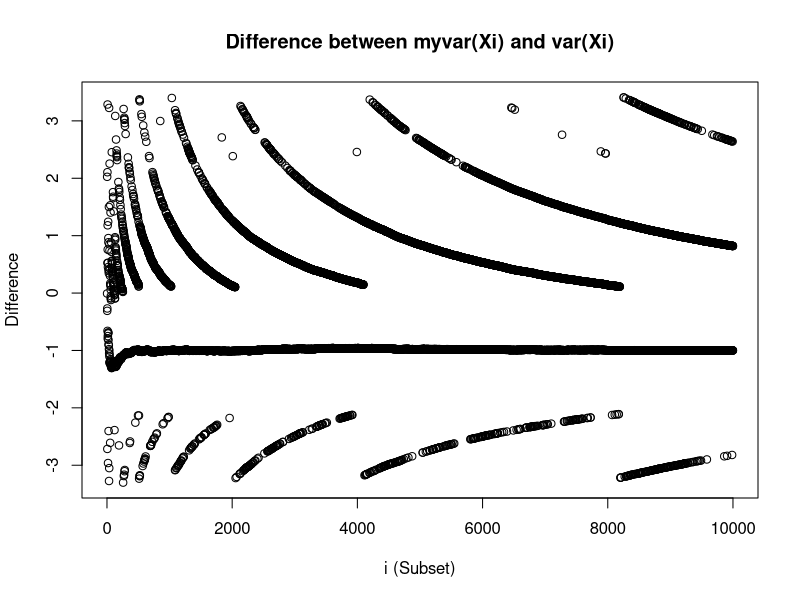
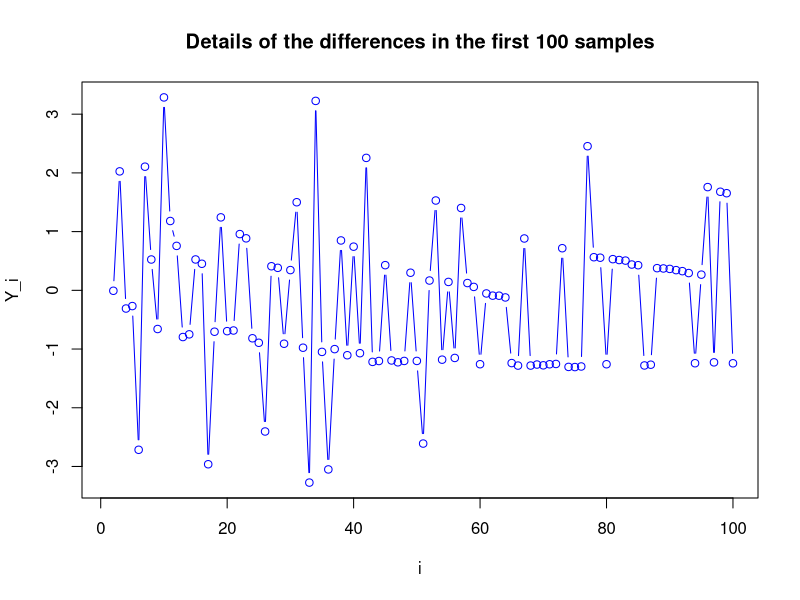
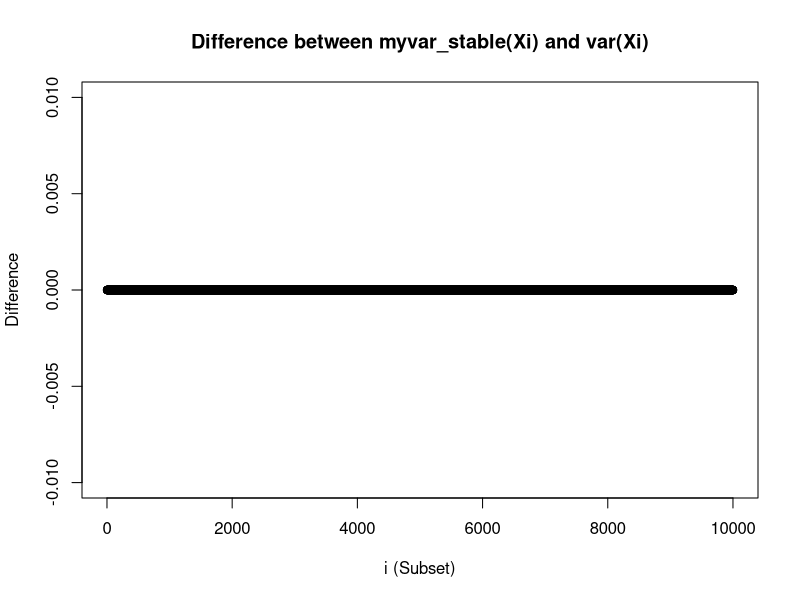

Write the R code that produced these figures, in order.
myvar <- function(x){
  
  max_x <- max(x)
  x <- x / max_x
  
  
  n <- length(x)
  squaresum <- sum(x^2)
  sum_x <- sum(x)
  res <- (squaresum - (sum_x^2)/n)/(n-1)
  
  
  return(res * (max_x)^2)
}



myvar_res <- numeric(10000)
var_res <- numeric(10000)
Y <- numeric(10000)
i_values <- 1:10000
set.seed(12345)
x <- rnorm(10000,  10^8, 1)
for (i in i_values) {
  sub_x <- x[1:i]
  myvar_res[i] <- myvar(sub_x)
  var_res[i] <- var(sub_x)
  Y[i] <- myvar_res[i] - var_res[i]
  
}

plot(i_values,Y, main = "Difference between myvar(Xi) and var(Xi)",
     xlab = "i (Subset)", ylab = "Difference")



plot(1:100, Y[1:100], type = "b", col = "blue",
     main = "Details of the differences in the first 100 samples",
     xlab = "i", ylab = "Y_i")

myvar_stable <- function(x) {
  n <- length(x)
  mean_x <- mean(x)
  sum_sq_diff <- sum((x - mean_x)^2)
  return(sum_sq_diff / (n - 1))
}


myvar_stable_res <- numeric(10000)
var_res_2 <- numeric(10000)
Y_stable <- numeric(10000)
for (i in i_values) {
  sub_x <- x[1:i]
  myvar_stable_res[i] <- myvar_stable(sub_x)
  var_res_2[i] <- var(sub_x)
  Y_stable[i] <- myvar_stable_res[i] - var_res_2[i]
  
}

plot(i_values,Y_stable, main = "Difference between myvar_stable(Xi) and var(Xi)",
     xlab = "i (Subset)", ylab = "Difference",ylim = c(-0.01,0.01))

# When the mean of the data is very large (e.g.,10^8) but the variance is small (e.g., 1), 
# the variance formula used in myvar function involves subtracting two very large numbers.
# This subtraction can cause catastrophic cancellation, where significant digits are lost due to floating-point precision limits.
